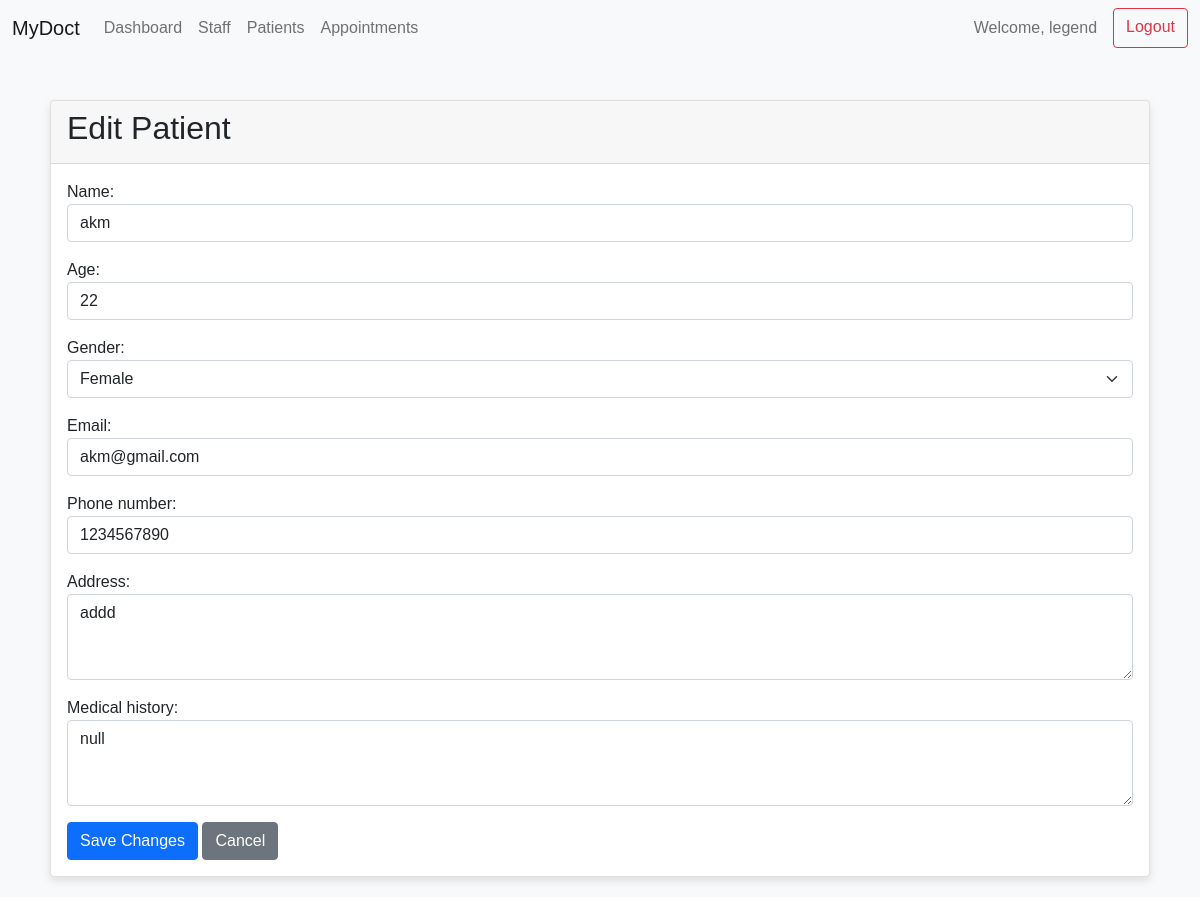
The page /patients/edit/6/ (signed in) on the database its author committed.
### app/models.py (models this page shows, shortened)
class Doctor(AbstractUser, PermissionsMixin):
    username = models.CharField(max_length=150, unique=True, default='')
    name = models.CharField(max_length=100)
    email = models.EmailField(unique=True)
    specialization = models.CharField(max_length=100)
    specification = models.TextField(blank=True, help_text="Additional details about the staff member")
    is_active = models.BooleanField(default=True)
    is_staff = models.BooleanField(default=False)
    is_superuser = models.BooleanField(default=False)
    USERNAME_FIELD = 'username'
    REQUIRED_FIELDS = ['name', 'email']
    objects = DoctorManager()

class Patient(models.Model):
    name = models.CharField(max_length=100)
    age = models.PositiveIntegerField()
    GENDER_CHOICES = [
        ('M', 'Male'),
        ('F', 'Female'),
        ('O', 'Other'),
    ]
    gender = models.CharField(max_length=1, choices=GENDER_CHOICES)
    medical_history = models.TextField(blank=True)
    email = models.EmailField(unique=True, blank=True)
    phone_number = models.CharField(max_length=15, blank=True)
    address = models.TextField(blank=True)
    created_at = models.DateTimeField(auto_now_add=True)

### app/views.py (the view)
# urls.py: path('patients/edit/<int:patient_id>/', views.edit_patient, name='edit_patient'),  # Added URL for edit_patient
@login_required
def edit_patient(request, patient_id):
    patient = get_object_or_404(Patient, id=patient_id)
    if request.method == 'POST':
        form = PatientForm(request.POST, instance=patient)
        if form.is_valid():
            form.save()
            return redirect('list_patients')
    else:
        form = PatientForm(instance=patient)
    return render(request, 'edit_patient.html', {'form': form})

### app/forms.py
class PatientForm(forms.ModelForm):
    class Meta:
        model = Patient
        fields = ['name', 'age', 'gender', 'medical_history', 'email', 'phone_number', 'address']
        widgets = {
            'name': forms.TextInput(attrs={'class': 'form-control'}),
            'age': forms.NumberInput(attrs={'class': 'form-control'}),
            'gender': forms.Select(attrs={'class': 'form-select'}),
            'medical_history': forms.Textarea(attrs={'class': 'form-control', 'rows': 3}),
            'email': forms.EmailInput(attrs={'class': 'form-control'}),
            'phone_number': forms.TextInput(attrs={'class': 'form-control'}),
            'address': forms.Textarea(attrs={'class': 'form-control', 'rows': 3}),
        }

### templates/edit_patient.html (shortened to what this page needs)
{% extends 'base.html' %}
{% block content %}
<div class="card">
    <div class="card-header">
        <h2>Edit Patient</h2>
    </div>
    <div class="card-body">
        <form method="post">
            <div class="mb-3">
                {{ form.name.label_tag }}
                {{ form.name }}
            </div>
            <div class="mb-3">
                {{ form.age.label_tag }}
                {{ form.age }}
            </div>
            <div class="mb-3">
                {{ form.gender.label_tag }}
                {{ form.gender }}
            </div>
            <div class="mb-3">
                {{ form.email.label_tag }}
                {{ form.email }}
            </div>
            <div class="mb-3">
                {{ form.phone_number.label_tag }}
                {{ form.phone_number }}
            </div>
            <div class="mb-3">
                {{ form.address.label_tag }}
                {{ form.address }}
            </div>
            <div class="mb-3">
                {{ form.medical_history.label_tag }}
                {{ form.medical_history }}
            </div>
            <button type="submit" class="btn btn-primary">Save Changes</button>
            <a href="{% url 'list_patients' %}" class="btn btn-secondary">Cancel</a>
        </form>
{% endblock %}

### templates/base.html (shortened to what this page needs)
<!DOCTYPE html>
<html lang="en">
<head>
    <link href="https://cdn.jsdelivr.net/npm/bootstrap@5.1.3/dist/css/bootstrap.min.css" rel="stylesheet">
    {% load static %}
    <link rel="stylesheet" href="{% static 'styles.css' %}">
</head>
<body>
    {% if user.is_authenticated %}
    <nav class="navbar navbar-expand-lg navbar-light bg-light">
        <div class="container-fluid">
            <a class="navbar-brand" href="{% url 'dashboard' %}">MyDoct</a>
            <div class="collapse navbar-collapse" id="navbarNav">
                <ul class="navbar-nav me-auto mb-2 mb-lg-0">
                    <li class="nav-item">
                        <a class="nav-link" href="{% url 'dashboard' %}">Dashboard</a>
                    </li>
                    {% if user.is_superuser %}
                    <li class="nav-item">
                        <a class="nav-link" href="{% url 'list_staff' %}">Staff</a>
                    </li>
                    {% endif %}
                    {% if user.is_staff %}
                    <li class="nav-item">
                        <a class="nav-link" href="{% url 'list_patients' %}">Patients</a>
                    </li>
                    {% endif %}
                    <li class="nav-item">
                        <a class="nav-link" href="{% url 'manage_appointments' %}">Appointments</a>
                    </li>
                </ul>
                <div class="d-flex">
                    <span class="navbar-text me-3">
                        Welcome, {{ user.name }}
                    </span>
                    <a href="{% url 'logout' %}" class="btn btn-outline-danger">Logout</a>
                </div>
            </div>
        </div>
    </nav>
    {% endif %}
    <div class="container mt-4">
        {% block content %}
        {% endblock %}
    </div>
</body>
</html>

### static/styles.css (style rules this page uses)
body { font-family: 'Arial', sans-serif; background-color: #f8f9fa; }
.navbar { margin-bottom: 20px; }
.container { padding: 20px; }
.card { box-shadow: 0 4px 8px rgba(0, 0, 0, 0.1); }

### rows shown on the page
Doctor: name "legend"
Patient: name "akm", age "22", gender "Female", email "akm@gmail.com", phone_number "1234567890", address "addd", medical_history "null"
